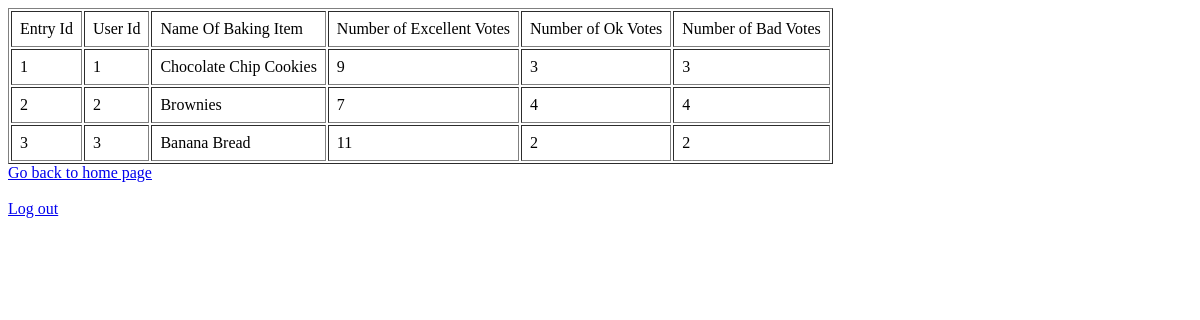
The page /contestResults (signed in) on the database as committed earlier.
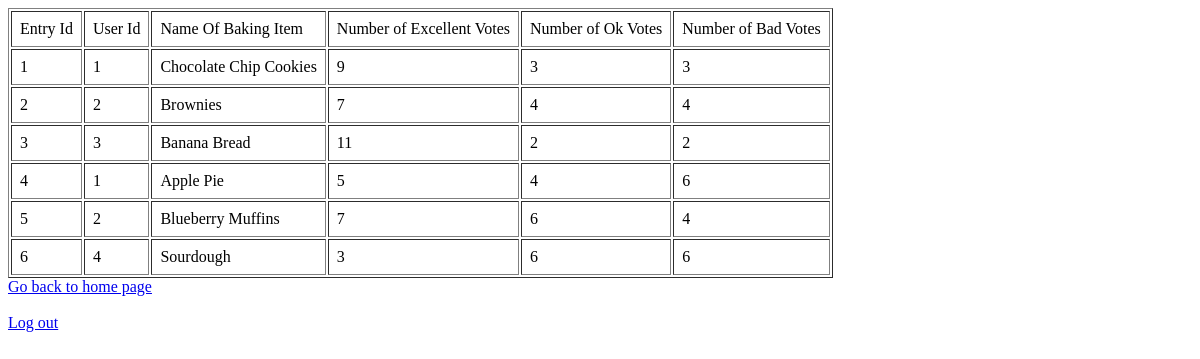
The same page on the database as committed later.
### tables this page shows
CREATE TABLE Contest (
                    Eid INTEGER PRIMARY KEY AUTOINCREMENT,
                    Uid INTEGER NOT NULL,
                    BakingItemName TEXT NOT NULL,
                    NumOfExcellentVotes INTEGER NOT NULL,
                    NumOfOkVotes INTEGER NOT NULL,
                    NumOfBadVotes INTEGER NOT NULL,
                    FOREIGN KEY (Uid) REFERENCES Users(Uid)
                        ON DELETE CASCADE ON UPDATE CASCADE
                    );

### flaskPages.py (the view)
@app.route('/contestResults')
def ContestResults():
    if not session.get('logged_in'):
        return render_template('login.html')
    elif not session.get('admin'):
        return render_template('pageNotFound.html', name=session['name'])
    else:
        conn = sqlite3.connect('usersAndContest.db')
        cur = conn.cursor()
        cur.execute('SELECT * FROM Contest')
        contestResults = cur.fetchall()
        conn.close()
        return render_template('contestResults.html', tableData = contestResults)

### templates/contestResults.html (shortened to what this page needs)
<!DOCTYPE html>
<html lang="en">
    <head>
    </head>
    <body>
        <table border="1" cellpadding="8">
            <tr>
                <td>Entry Id</td>
                <td>User Id</td>
                <td>Name Of Baking Item</td>
                <td>Number of Excellent Votes</td>
                <td>Number of Ok Votes</td>
                <td>Number of Bad Votes</td>
            </tr>
            {% for row in tableData %}
            <tr>
                {% for cell in row %}
                <td>{{ cell }}</td>
                {% endfor %}
            </tr>
            {% endfor %}
        </table>
        <a href="/">Go back to home page</a><br><br>
        <a href="/logout">Log out</a>
    </body>
</html>

Rows that differ between the two databases and show on the page:
added Contest: row "4" "1" "5" "4" "6", BakingItemName "Apple Pie"
added Contest: row "5" "2" "7" "6" "4", BakingItemName "Blueberry Muffins"
added Contest: row "6" "4" "3" "6" "6", BakingItemName "Sourdough"
